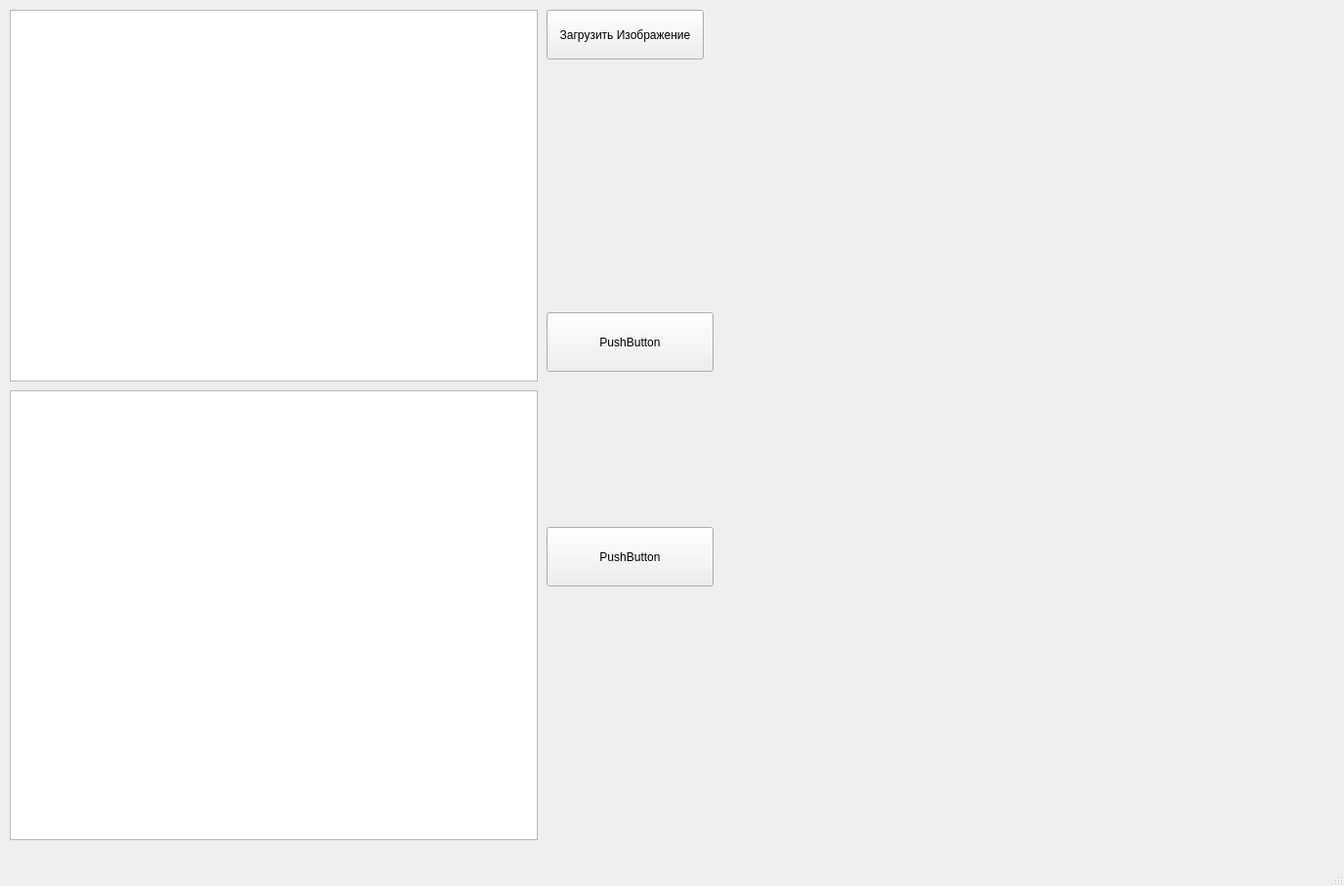
<?xml version="1.0" encoding="UTF-8"?>
<ui version="4.0">
 <class>MainWindow</class>
 <widget class="QMainWindow" name="MainWindow">
  <property name="geometry">
   <rect>
    <x>0</x>
    <y>0</y>
    <width>1377</width>
    <height>908</height>
   </rect>
  </property>
  <property name="windowTitle">
   <string>MainWindow</string>
  </property>
  <widget class="QWidget" name="centralwidget">
   <widget class="QTextEdit" name="textEdit">
    <property name="geometry">
     <rect>
      <x>10</x>
      <y>400</y>
      <width>541</width>
      <height>461</height>
     </rect>
    </property>
   </widget>
   <widget class="QPushButton" name="pushButton">
    <property name="geometry">
     <rect>
      <x>560</x>
      <y>540</y>
      <width>171</width>
      <height>61</height>
     </rect>
    </property>
    <property name="text">
     <string>PushButton</string>
    </property>
   </widget>
   <widget class="QTextEdit" name="textEdit_2">
    <property name="geometry">
     <rect>
      <x>10</x>
      <y>10</y>
      <width>541</width>
      <height>381</height>
     </rect>
    </property>
   </widget>
   <widget class="QPushButton" name="pushButton_2">
    <property name="geometry">
     <rect>
      <x>560</x>
      <y>320</y>
      <width>171</width>
      <height>61</height>
     </rect>
    </property>
    <property name="text">
     <string>PushButton</string>
    </property>
   </widget>
   <widget class="QWidget" name="horizontalLayoutWidget">
    <property name="geometry">
     <rect>
      <x>560</x>
      <y>320</y>
      <width>171</width>
      <height>281</height>
     </rect>
    </property>
    <layout class="QHBoxLayout" name="horizontalLayout"/>
   </widget>
   <widget class="QLabel" name="label">
    <property name="geometry">
     <rect>
      <x>760</x>
      <y>20</y>
      <width>571</width>
      <height>831</height>
     </rect>
    </property>
    <property name="text">
     <string/>
    </property>
   </widget>
   <widget class="QPushButton" name="pushButton_3">
    <property name="geometry">
     <rect>
      <x>560</x>
      <y>10</y>
      <width>161</width>
      <height>51</height>
     </rect>
    </property>
    <property name="text">
     <string>Загрузить Изображение</string>
    </property>
   </widget>
  </widget>
  <widget class="QStatusBar" name="statusbar"/>
  <action name="action">
   <property name="text">
    <string>Загрузить Изображение</string>
   </property>
  </action>
 </widget>
 <resources/>
 <connections/>
</ui>
